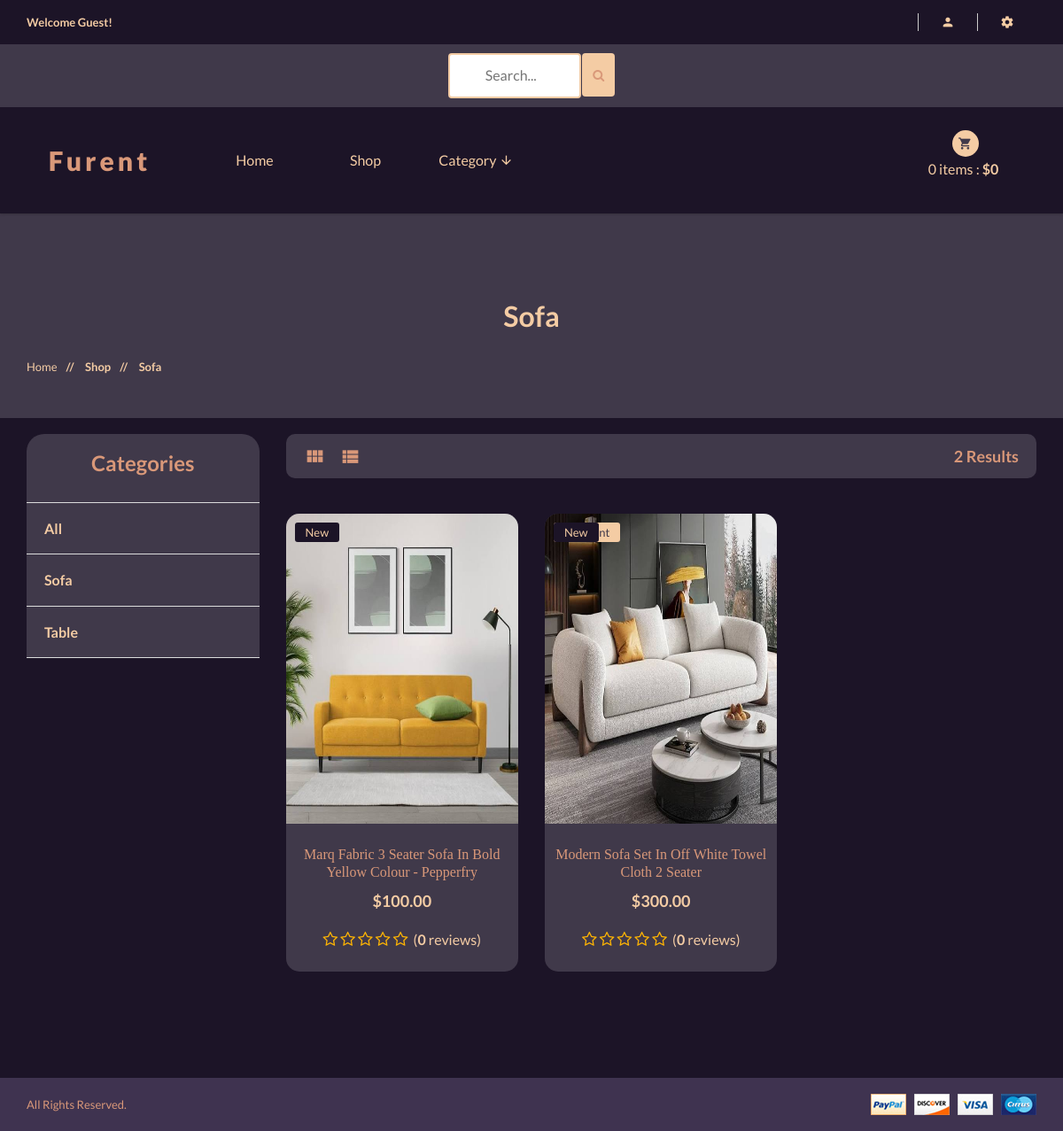
Screenshot of /shop/sofa/ with the database file from the repository.
### shop/models.py (models this page shows, shortened)
class Category(models.Model):
    name = models.CharField(max_length=100, unique=True)
    slug = models.SlugField(max_length=100, unique=True)
    description = models.TextField(max_length=250, blank=True)
    image = models.ImageField(upload_to='categories', blank=True)
    class Meta:
        verbose_name = 'Category'
        verbose_name_plural = 'categories'
    def get_category_slug_url(self):
        return reverse('shop:categries', args=[self.slug])

class Product(models.Model):
    category = models.ForeignKey(Category, on_delete=models.CASCADE)
    name = models.CharField(max_length=100, unique=True)
    slug = models.SlugField(max_length=100, unique=True)
    description = models.TextField(max_length=300, blank=True)
    price = models.DecimalField(max_digits=6, decimal_places=2)
    discount = models.DecimalField(max_digits=6, decimal_places=2, default=0.00)
    image = models.ImageField(upload_to='photos/products')
    stock = models.IntegerField()
    new = models.BooleanField(default=False)
    is_available = models.BooleanField(default=True)
    date_joined_for_format = models.DateTimeField(auto_now_add=True)
    last_login_for_format = models.DateTimeField(auto_now=True)
    def averageRating(self):
        reviews = ReviewRating.objects.filter(product=self, status=True).aggregate(average=Avg('rating'))
        avg = 0
        if reviews['average'] is not None:
            avg = float(reviews['average'])
        return avg
    def countReview(self):
        reviews = ReviewRating.objects.filter(product=self, status=True).aggregate(count=Count('id'))
        count = 0
        if reviews['count'] is not None:
            count = int(reviews['count'])
        return count
    def get_prodcut_details_url(self):
        return reverse('shop:product_details', args=[self.category.slug, self.slug])
    class Meta:
        verbose_name_plural = 'Products'
        ordering = ('-date_joined_for_format',)

### shop/views.py (the view)
# urls.py: path('', include('shop.urls', namespace='shop')),
def shop(request, category_slug=None):
    categories = None
    products = None
    if category_slug != None:
        categories = get_object_or_404(Category, slug=category_slug)
        products = Product.objects.filter(category=categories, is_available=True)
        paginator = Paginator(products, 6)
        page = request.GET.get('page')
        paged_products = paginator.get_page(page)
        products_count = products.count()
    else:
        products = Product.objects.all().filter(is_available=True)
        paginator = Paginator(products, 6)
        page = request.GET.get('page')
        paged_products = paginator.get_page(page)
        products_count = products.count()
    for product in products:
        reviews = ReviewRating.objects.order_by('-updated_at').filter(product_id=product.id, status=True)
    context = {
        'category_slug': category_slug,
        'products' : paged_products,
        'products_count': products_count,
    }
    return render(request, 'shop/shop/shop.html', context)

### cart/views.py (called while the page is built)
def _cart_id(request):
    cart = request.session.session_key
    if not cart :
        cart = request.session.create()
    return cart

### shop/context_processors.py (called while the page is built)
def category_list(request):
    return {
        'categories' : Category.objects.all(),
    }

### templates/shop/shop/shop.html (shortened to what this page needs)
{% extends 'base.html' %}
{% load static %}
{% block content %}
		<div style="background:#40394a" class="pages-title section-padding">
			<div class="container">
				<div class="row">
					<div class="col-xs-12">
						<div class="pages-title-text text-center">
							{% if category_slug != None %}
							<h2 style="color:#f4cca4;text-transform: capitalize;">{{category_slug}}</h2>
							{% else %}
							<h2 style="color:#f4cca4;text-transform: capitalize;">All Products</h2>
							{% endif %}
							<ul class="text-left">
								<li ><a href="\">Home </a></li>
								<li style="color:#f4cca4"><span> // </span>Shop</li>
								{% if category_slug != None %}
								<li style="color:#f4cca4"><span> // </span>{{category_slug}}</li>
								{% endif %}
							</ul>
						</div>
					</div>
				</div>
			</div>
		</div>
		<br>
		<section style="background:#1c1427"   class="pages products-page section-padding-bottom">
			<div class="container">
				<div class="row"><br>
					<div class="col-xs-12 col-sm-4 col-md-3">
						<div class="sidebar left-sidebar">
							<div style="background:#40394a; color:#d99879;;border-radius:20px 20px 0 0;" class="s-side-text">
								<div class="sidebar-title clearfix text-center">
									<h3 >Categories</h3>
								</div>
								<div  class="sidebar-title clearfix">
									<h4 class="floatleft"><a style="font-weight:600;color:#f4cca4"  href="{% url 'shop:shop' %}">All</a></h4>
								</div>
                                {% for category in categories %}
                                <div  class="sidebar-title clearfix">
									<h4 class="floatleft"><a style="font-weight:600;color:#f4cca4"  href="{{ category.get_category_slug_url }}">{{category.name}}</a></h4>
								</div>
                                {% endfor %}
							</div>
						</div>
					</div>
					<div class="col-xs-12 col-sm-8 col-md-9">
						<div class="right-products">
							<div class="row">
								<div class="col-xs-12">
									<div style="background:#40394a;border-radius:10px;" class="section-title clearfix">
										<ul >
											<li>
												<ul class="nav-view">
													<li class="active"><a data-toggle="tab" href="#grid"> <i style="color:#d99879" class="mdi mdi-view-module"></i> </a></li>
													<li><a data-toggle="tab" href="#list"> <i style="color:#d99879" class="mdi mdi-view-list"></i> </a></li>
												</ul>
											</li>
											<li style="color:#d99879; font-size:18px" class="sort-by floatright">
												{{products_count}} Results
											</li>
										</ul>
									</div>
								</div>
							</div>
							<div class="row">
								<div class="tab-content grid-content">
									<div class="tab-pane fade in active text-center" id="grid">
                                        {% for product in products %}
										<div  class="col-xs-12 col-sm-6 col-md-4">
											<div   style="background:#40394a; ;border-radius:15px;" class="single-product">
												<div class="product-img">
													{% if product.discount != 0.00 %}
													<div class="pro-type">
														<span>Discount</span>
													</div>
													{% endif %}
													{% if product.new %}
													<div style="background:#1c1427;color:#f4cca4" class="pro-type">
														<span>New</span>
													</div>
													{% endif %}
													<a href="{{product.get_prodcut_details_url}}"><img style="width:100%; height:350px;;border-radius:15px 15px 0 0;" src="{{product.image.url}}" alt="Product Title" /></a>
												</div>
												<div class="product-dsc">
													<p><a style="color:#d99879" href="{{product.get_prodcut_details_url}}">{{product.name}}</a></p>
													<span>${{product.price}}</span><br><br>
													<div style="font-size:16px" class="rating-star">
														<span>
														<i class="fa fa-star{% if product.averageRating < 0.5 %}-o{% elif product.averageRating >= 0.5 and product.averageRating < 1 %}-half-o {% endif %}" aria-hidden="true"></i>
														<i class="fa fa-star{% if product.averageRating < 1.5 %}-o{% elif product.averageRating >= 1.5 and product.averageRating < 2 %}-half-o {% endif %}" aria-hidden="true"></i>
														<i class="fa fa-star{% if product.averageRating < 2.5 %}-o{% elif product.averageRating >= 2.5 and product.averageRating < 3 %}-half-o {% endif %}" aria-hidden="true"></i>
														<i class="fa fa-star{% if product.averageRating < 3.5 %}-o{% elif product.averageRating >= 3.5 and product.averageRating < 4 %}-half-o {% endif %}" aria-hidden="true"></i>
														<i class="fa fa-star{% if product.averageRating < 4.5 %}-o{% elif product.averageRating >= 4.5 and product.averageRating < 5 %}-half-o {% endif %}" aria-hidden="true"></i>
														&nbsp;<span style="font-size:16px">(<b>{{product.countReview}}</b> reviews)</span>
														</span>
													</div>
												</div>
											</div>
										</div>
										{% endfor %}
									</div>
								</div>
							</div>
							<div class="row">
								<div  class="col-sm-12">
								</div>
							</div>
						</div>
					</div>
				</div>
			</div>
		</section>
{% endblock content %}

### core/static/css/style.css (style rules this page uses)
html, body { height: 100%; }
.floatleft { float:left }
.floatright { float:right }
img { max-width:100%; }
p { margin:0px; }
h1, h2, h3, h4, h5, h6 { margin: 0 0 10px; font-family: 'Lato', sans-serif; text-transform:capitalize; font-weight:600; }
a { transition: all 0.3s ease 0s; text-decoration:none; font-weight:500; color:#f4cca4; text-transform:capitalize; }
i { font-size:16px; }
p { color:#f4cca4; font-size:13px; font-weight:400; line-height:20px; }
ul { list-style: outside none none; margin: 0; padding: 0 }
ul li { float:left; }
.section-padding { padding:80px 0; }
.section-padding-bottom { padding-bottom:80px; }
body { font-family: 'Lato', sans-serif; color:#f4cca4; font-size:13px; font-weight:400; }
.section-title { margin-bottom: 40px; }
.product-dsc > p a { color: #f4cca4; display: inline-block; font-size: 16px; font-weight: 400; font-family: "Bree Serif",serif; }
.product-dsc > p a,.colect-text > p { margin-bottom: 10px; }
.single-product { background: #1c1427 none repeat scroll 0 0; transition: all 0.4s ease 0s; }
.product-dsc { padding: 25px 0; }
.product-dsc > span { color: #f4cca4; font-size: 18px; font-weight: 700; }
.pro-type { background: #f4cca4 none repeat scroll 0 0; color: #40394a; left: 10px; line-height: 22px; padding: 0 12px; position: absolute; text-transform: capitalize; top: 10px; border-radius:3px; }
.product-img { position: relative; }
.footer-menu li:last-child, .footer-text li:last-child , .s-side-text:last-child { margin-bottom: 0; }
.footer-two .footer-top,.pages { background: #F5F5F5; }
.pages-title ul.text-left { position: relative; top: 50px; }
.pages-title-text h2 { margin: 0; color:#333; font-size:32px; margin-bottom:-20px; }
.pages-title li { font-weight: 600; text-transform: capitalize; }
.pages-title ul span { padding: 0 10px; }
.blog-row li,.products-page .col-xs-12 .single-product { margin-bottom:30px; }
.single-blog-page,.main-padding,.pagnation-ul,.s-side-text ,.error-content button ,.error-content input,.error-content > a,.share-member { background:#40394a; }
.single-blog-page .post-title li, .post-title li a,.share-tag a ,.author-des > span,.recent-post h5, .recent-post span ,.error-content button ,.error-content input,.error-content > h5,.pages-title li ,.right.floatright input,.member-btn > a,.pagnation-ul a { color: #999; }
.sidebar-title { border-bottom: 1px solid #dcdcdc; padding: 20px 30px; }
.sidebar-title h4, .sidebar-title h5 { margin: 0; }
.sidebar-title h4 { font-size: 16px; font-weight: 800; }
.s-side-text,.single-list-view { margin-bottom: 30px; }
.right-products .section-title { background: #40394a none repeat scroll 0 0; padding: 0 20px; }
.sort-by ,.pages table tbody tr td,.list-btn > a { font-weight: 700; }
.sort-by ,.nav-view > li > a { line-height: 50px; }
.nav-view > li > a { font-size: 25px; margin-right: 15px; }
.items-dsc > p,.list-text > h5 del,.single-contact i,.reviews-tab a,.size-drop .btn.dropdown-toggle,.size-drop .dropdown-menu > li > a ,.size-drop .btn,.custom-input input ,.main-input .custom-select select ,.list-text > span ,.nav-view > li > a,.sort-by { color: #999; }
.rating-star i { color: #ffb503 !important; font-size: 1.8rem; }

### core/static/css/responsive.css (style rules this page uses)
@media (min-width: 1170px) and (max-width: 1200px) { .sidebar-title,.color-select { padding: 20px; } }

### rows the page displays
Category: name "Sofa"
Category: name "Table"
Product: new "New", image (picture), name "Marq Fabric 3 Seater Sofa In Bold Yellow Colour - Pepperfry", price "100.00", countReview "0"
Product: new "New", image (picture), name "Modern Sofa Set In Off White Towel Cloth 2 Seater", price "300.00", countReview "0"

### other values shown
{{ quantityyy }} "0"
{{ totalll }} "0"
{{ category_slug }} "Sofa"
{{ products_count }} "2"
